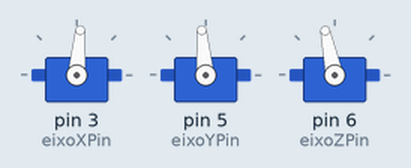
Recording of a sketch running on a simulated Arduino Uno, built with avr-gcc and run on an emulated ATmega328P. Parts: 3 × servo.

Above: at 0.1 s.
Timing chart, 0 to 1.8 s (numbered marks = the images above):
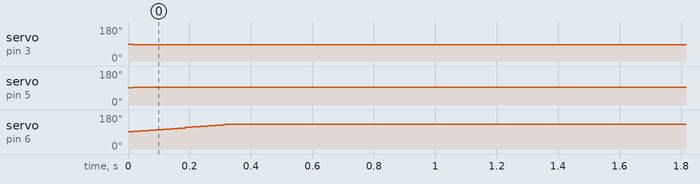

The sketch:

codigo_robo.ino
```cpp
#include <Servo.h>
#include <ArduinoJson.h>

// Definindo os Servos
Servo eixoX;
Servo eixoY;
Servo eixoZ;

// Definindo os Pinos
const int eixoXPin = 3;
const int eixoYPin = 5;
const int eixoZPin = 6;

// Angulos que os servos podem se mover
const int posicoes[9][3] = {
  {89, 151, 151}, {84, 152, 151}, {78, 149, 147},
  {91, 143, 145}, {84, 140, 140}, {77, 143, 145},
  {92, 135, 135}, {85, 136, 135}, {76, 134, 135}
};

// Movimentos para dar dois toques na tela para ativá-la
int ativar_tela[5][3] = {
  {85, 130, 160}, {85, 128, 127}, {85, 130, 160}, {85, 128, 127}, {85, 130, 160}
};

// Movimentos para exibir as trilhas de inserções dos padrões
int preparar_tela[3][3] ={
  {85, 128, 126}, {85, 150, 150}, {85, 130, 160}
};

// Função que move os Servos
void mover(int alvoX, int alvoY, int alvoZ) {
  //int alvoX = posicoes[posicao][0]; // Posição que o eixo X precisa ir
  //int alvoY = posicoes[posicao][1]; // Posição que o eixo Y precisa ir
  //int alvoZ = posicoes[posicao][2]; // Posição que o eixo Y precisa ir

  int posicaoAtualX = eixoX.read();
  int posicaoAtualY = eixoY.read();
  int posicaoAtualZ = eixoZ.read();

  if (posicaoAtualX == alvoX && posicaoAtualY == alvoY && posicaoAtualZ == alvoZ) { // Se a posiçao que os Servos precisam ir forem as atuais, não faz nada
    return;
  }

  int passoX = (alvoX - posicaoAtualX) / abs(alvoX - posicaoAtualX); // Etapas que o eixo precisa percorrer (nagativas ou positivas)
  int passoY = (alvoY - posicaoAtualY) / abs(alvoY - posicaoAtualY); // Etapas que o eixo precisa percorrer (nagativas ou positivas)
  int passoZ = (alvoZ - posicaoAtualZ) / abs(alvoZ - posicaoAtualZ); // Etapas que o eixo precisa percorrer (nagativas ou positivas)

  while (posicaoAtualX != alvoX || posicaoAtualY != alvoY || posicaoAtualZ != alvoZ ) { // Movendo de fato os eixos

    if (posicaoAtualX != alvoX) { // Movendo eixo X
      posicaoAtualX += passoX;
      eixoX.write(posicaoAtualX);
    }

    if (posicaoAtualY != alvoY) { // Movendo eixo Y
      posicaoAtualY += passoY;
      eixoY.write(posicaoAtualY);
    }

    if (posicaoAtualZ != alvoZ) { // Movendo eixo Z
      posicaoAtualZ += passoZ;
      eixoZ.write(posicaoAtualZ);
    }

    delay(8); // Pausa para suavizar o movimetno
  }
  delay(5); // Pausa para suavizar o movimento
}

// Iniciando os Servos
void setup() {
  Serial.begin(9600); // Taxa da transmissão entre o arduino e o computador
  eixoX.attach(eixoXPin);
  eixoY.attach(eixoYPin);
  eixoZ.attach(eixoZPin);
  mover(85, 95, 130); // Indo para a posição inicial
  delay(100);
}

void loop() {
  if (Serial.available() > 0) { // Se tiver algo a ser recebido
    String comandoString = Serial.readStringUntil('\n');
    comandoString.trim();

    DynamicJsonDocument comando(90);
    deserializeJson(comando, comandoString);

    bool controle = comando["controle"];
    JsonArray movimentos = comando["lista"]; // Lista de "passos" do movimento atual
    int tamanhoMovimentos = movimentos.size(); // Descobrindo quantos passos terão que ser executados
    int tamanhoAtivacao = sizeof(ativar_tela) / sizeof(ativar_tela[0]);
    int tamanhoPreparacao = sizeof(preparar_tela) / sizeof(preparar_tela[0]);
    // int tamanho = sizeof(movimentos) / sizeof(movimentos[0]); // Tamanho da lista

    if (controle) {
      for (int i = 0; i < tamanhoAtivacao; i++) { // Pegando os valores da lista um por um para ativar a tela
        int eixoX = ativar_tela[i][0];
        int eixoY = ativar_tela[i][1];
        int eixoZ = ativar_tela[i][2];
        mover(eixoX, eixoY, eixoZ); // Movendo o braço
      }

      delay(500);

      for (int i = 0; i < tamanhoPreparacao; i++) { // Pegando os valores da lista um por um para exibir a trilha dos padrões
        int eixoX = preparar_tela[i][0];
        int eixoY = preparar_tela[i][1];
        int eixoZ = preparar_tela[i][2];
        mover(eixoX, eixoY, eixoZ); // Movendo o braço
      }
    }

    delay(500);

    for (int i = 0; i < tamanhoMovimentos; i++) { // Pegando os valores da lista um por um e executando os passos do movimento atual
      int posicao = movimentos[i];
      int eixoX = posicoes[posicao][0];
      int eixoY = posicoes[posicao][1];
      int eixoZ = posicoes[posicao][2];
      mover(eixoX, eixoY, eixoZ); // Movendo o braço
      delay(200);
    }

    delay(100);

    mover(85, 95, 130); // Voltando para a posição inicial
  }
}
```
